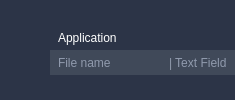
     <widget class="QFrame" name="title_window">
      <property name="styleSheet">
       <string notr="true">QFrame {
background-color: rgb(44, 52, 71);
border: none;
}
QPushButton {
border: none;
background-color: rgb(44, 52, 71);
}
QPushButton:hover {
background-color: rgb(86, 94, 110, 100);
}
QPushButton:pressed{
background: rgb(86, 94, 110, 150);
}

</string>
      </property>
      <layout class="QHBoxLayout" name="title">
       <property name="spacing">
        <number>0</number>
       </property>
       <property name="leftMargin">
        <number>0</number>
       </property>
       <property name="topMargin">
        <number>0</number>
       </property>
       <property name="rightMargin">
        <number>0</number>
       </property>
       <property name="bottomMargin">
        <number>0</number>
       </property>
       <item>
        <widget class="QPushButton" name="side_full_button">
         <property name="minimumSize">
          <size>
           <width>50</width>
           <height>50</height>
          </size>
         </property>
         <property name="maximumSize">
          <size>
           <width>50</width>
           <height>50</height>
          </size>
         </property>
         <property name="styleSheet">
          <string notr="true">border-image: url(:/icons/images/full_side2.png);</string>
         </property>
         <property name="text">
          <string/>
         </property>
        </widget>
       </item>
       <item>
        <widget class="QFrame" name="status_title_bars">
         <property name="sizePolicy">
          <sizepolicy hsizetype="Preferred" vsizetype="Fixed">
           <horstretch>0</horstretch>
           <verstretch>0</verstretch>
          </sizepolicy>
         </property>
         <property name="minimumSize">
          <size>
           <width>0</width>
           <height>50</height>
          </size>
         </property>
         <property name="maximumSize">
          <size>
           <width>16777215</width>
           <height>50</height>
          </size>
         </property>
         <property name="frameShadow">
          <enum>QFrame::Raised</enum>
         </property>
         <layout class="QVBoxLayout" name="verticalLayout">
          <property name="spacing">
           <number>0</number>
          </property>
          <property name="leftMargin">
           <number>0</number>
          </property>
          <property name="topMargin">
           <number>0</number>
          </property>
          <property name="rightMargin">
           <number>0</number>
          </property>
          <property name="bottomMargin">
           <number>0</number>
          </property>
          <item>
           <widget class="QFrame" name="title_bar">
            <property name="sizePolicy">
             <sizepolicy hsizetype="Minimum" vsizetype="Fixed">
              <horstretch>0</horstretch>
              <verstretch>0</verstretch>
             </sizepolicy>
            </property>
            <property name="minimumSize">
             <size>
              <width>0</width>
              <height>25</height>
             </size>
            </property>
            <property name="maximumSize">
             <size>
              <width>16777215</width>
              <height>25</height>
             </size>
            </property>
            <property name="palette">
             <palette>
              <active>
               <colorrole role="WindowText">
                <brush brushstyle="SolidPattern">
                 <color alpha="255">
                  <red>0</red>
                  <green>0</green>
                  <blue>0</blue>
                 </color>
                </brush>
               </colorrole>
               <colorrole role="Button">
                <brush brushstyle="SolidPattern">
                 <color alpha="255">
                  <red>44</red>
                  <green>52</green>
                  <blue>71</blue>
                 </color>
                </brush>
               </colorrole>
               <colorrole role="Light">
                <brush brushstyle="SolidPattern">
                 <color alpha="255">
                  <red>127</red>
                  <green>255</green>
                  <blue>127</blue>
                 </color>
                </brush>
               </colorrole>
               <colorrole role="Midlight">
                <brush brushstyle="SolidPattern">
                 <color alpha="255">
                  <red>63</red>
                  <green>255</green>
                  <blue>63</blue>
                 </color>
                </brush>
               </colorrole>
               <colorrole role="Dark">
                <brush brushstyle="SolidPattern">
                 <color alpha="255">
                  <red>0</red>
                  <green>127</green>
                  <blue>0</blue>
                 </color>
                </brush>
               </colorrole>
               <colorrole role="Mid">
                <brush brushstyle="SolidPattern">
                 <color alpha="255">
                  <red>0</red>
                  <green>170</green>
                  <blue>0</blue>
                 </color>
                </brush>
               </colorrole>
               <colorrole role="Text">
                <brush brushstyle="SolidPattern">
                 <color alpha="255">
                  <red>0</red>
                  <green>0</green>
                  <blue>0</blue>
                 </color>
                </brush>
               </colorrole>
               <colorrole role="BrightText">
                <brush brushstyle="SolidPattern">
                 <color alpha="255">
                  <red>255</red>
                  <green>255</green>
                  <blue>255</blue>
                 </color>
                </brush>
               </colorrole>
               <colorrole role="ButtonText">
                <brush brushstyle="SolidPattern">
                 <color alpha="255">
                  <red>0</red>
                  <green>0</green>
                  <blue>0</blue>
                 </color>
                </brush>
               </colorrole>
               <colorrole role="Base">
                <brush brushstyle="SolidPattern">
                 <color alpha="255">
                  <red>44</red>
                  <green>52</green>
                  <blue>71</blue>
                 </color>
                </brush>
               </colorrole>
               <colorrole role="Window">
                <brush brushstyle="SolidPattern">
                 <color alpha="255">
                  <red>44</red>
                  <green>52</green>
                  <blue>71</blue>
                 </color>
                </brush>
               </colorrole>
               <colorrole role="Shadow">
                <brush brushstyle="SolidPattern">
                 <color alpha="255">
                  <red>0</red>
                  <green>0</green>
                  <blue>0</blue>
                 </color>
                </brush>
               </colorrole>
               <colorrole role="Highlight">
                <brush brushstyle="SolidPattern">
                 <color alpha="125">
                  <red>255</red>
                  <green>192</green>
                  <blue>43</blue>
                 </color>
                </brush>
               </colorrole>
               <colorrole role="AlternateBase">
                <brush brushstyle="SolidPattern">
                 <color alpha="255">
                  <red>127</red>
                  <green>255</green>
                  <blue>127</blue>
                 </color>
                </brush>
               </colorrole>
               <colorrole role="ToolTipBase">
                <brush brushstyle="SolidPattern">
                 <color alpha="255">
                  <red>255</red>
                  <green>255</green>
                  <blue>220</blue>
                 </color>
                </brush>
               </colorrole>
               <colorrole role="ToolTipText">
                <brush brushstyle="SolidPattern">
                 <color alpha="255">
                  <red>0</red>
                  <green>0</green>
                  <blue>0</blue>
                 </color>
                </brush>
               </colorrole>
              </active>
              <inactive>
               <colorrole role="WindowText">
                <brush brushstyle="SolidPattern">
                 <color alpha="255">
                  <red>0</red>
                  <green>0</green>
                  <blue>0</blue>
                 </color>
                </brush>
               </colorrole>
               <colorrole role="Button">
                <brush brushstyle="SolidPattern">
                 <color alpha="255">
                  <red>44</red>
                  <green>52</green>
                  <blue>71</blue>
                 </color>
                </brush>
               </colorrole>
               <colorrole role="Light">
                <brush brushstyle="SolidPattern">
                 <color alpha="255">
                  <red>127</red>
                  <green>255</green>
                  <blue>127</blue>
                 </color>
                </brush>
               </colorrole>
               <colorrole role="Midlight">
                <brush brushstyle="SolidPattern">
                 <color alpha="255">
                  <red>63</red>
                  <green>255</green>
                  <blue>63</blue>
                 </color>
                </brush>
               </colorrole>
               <colorrole role="Dark">
                <brush brushstyle="SolidPattern">
                 <color alpha="255">
                  <red>0</red>
                  <green>127</green>
                  <blue>0</blue>
                 </color>
                </brush>
               </colorrole>
               <colorrole role="Mid">
                <brush brushstyle="SolidPattern">
                 <color alpha="255">
                  <red>0</red>
                  <green>170</green>
                  <blue>0</blue>
                 </color>
                </brush>
               </colorrole>
               <colorrole role="Text">
                <brush brushstyle="SolidPattern">
                 <color alpha="255">
                  <red>0</red>
                  <green>0</green>
                  <blue>0</blue>
                 </color>
                </brush>
               </colorrole>
               <colorrole role="BrightText">
                <brush brushstyle="SolidPattern">
                 <color alpha="255">
                  <red>255</red>
                  <green>255</green>
                  <blue>255</blue>
                 </color>
                </brush>
               </colorrole>
               <colorrole role="ButtonText">
                <brush brushstyle="SolidPattern">
                 <color alpha="255">
                  <red>0</red>
                  <green>0</green>
                  <blue>0</blue>
                 </color>
                </brush>
               </colorrole>
               <colorrole role="Base">
                <brush brushstyle="SolidPattern">
                 <color alpha="255">
                  <red>44</red>
                  <green>52</green>
                  <blue>71</blue>
                 </color>
                </brush>
               </colorrole>
               <colorrole role="Window">
                <brush brushstyle="SolidPattern">
                 <color alpha="255">
                  <red>44</red>
                  <green>52</green>
                  <blue>71</blue>
                 </color>
                </brush>
               </colorrole>
               <colorrole role="Shadow">
                <brush brushstyle="SolidPattern">
                 <color alpha="255">
                  <red>0</red>
                  <green>0</green>
                  <blue>0</blue>
                 </color>
                </brush>
               </colorrole>
               <colorrole role="Highlight">
                <brush brushstyle="SolidPattern">
                 <color alpha="125">
                  <red>255</red>
                  <green>192</green>
                  <blue>43</blue>
                 </color>
                </brush>
               </colorrole>
               <colorrole role="AlternateBase">
                <brush brushstyle="SolidPattern">
                 <color alpha="255">
                  <red>127</red>
                  <green>255</green>
                  <blue>127</blue>
                 </color>
                </brush>
               </colorrole>
               <colorrole role="ToolTipBase">
                <brush brushstyle="SolidPattern">
                 <color alpha="255">
                  <red>255</red>
                  <green>255</green>
                  <blue>220</blue>
                 </color>
                </brush>
               </colorrole>
               <colorrole role="ToolTipText">
                <brush brushstyle="SolidPattern">
                 <color alpha="255">
                  <red>0</red>
                  <green>0</green>
                  <blue>0</blue>
                 </color>
                </brush>
               </colorrole>
              </inactive>
              <disabled>
               <colorrole role="WindowText">
                <brush brushstyle="SolidPattern">
                 <color alpha="255">
                  <red>0</red>
                  <green>127</green>
                  <blue>0</blue>
                 </color>
                </brush>
               </colorrole>
               <colorrole role="Button">
                <brush brushstyle="SolidPattern">
                 <color alpha="255">
                  <red>44</red>
                  <green>52</green>
                  <blue>71</blue>
                 </color>
                </brush>
               </colorrole>
               <colorrole role="Light">
                <brush brushstyle="SolidPattern">
                 <color alpha="255">
                  <red>127</red>
                  <green>255</green>
                  <blue>127</blue>
                 </color>
                </brush>
               </colorrole>
               <colorrole role="Midlight">
                <brush brushstyle="SolidPattern">
                 <color alpha="255">
                  <red>63</red>
                  <green>255</green>
                  <blue>63</blue>
                 </color>
                </brush>
               </colorrole>
               <colorrole role="Dark">
                <brush brushstyle="SolidPattern">
                 <color alpha="255">
                  <red>0</red>
                  <green>127</green>
                  <blue>0</blue>
                 </color>
                </brush>
               </colorrole>
               <colorrole role="Mid">
                <brush brushstyle="SolidPattern">
                 <color alpha="255">
                  <red>0</red>
                  <green>170</green>
                  <blue>0</blue>
                 </color>
                </brush>
               </colorrole>
               <colorrole role="Text">
                <brush brushstyle="SolidPattern">
                 <color alpha="255">
                  <red>0</red>
                  <green>127</green>
                  <blue>0</blue>
                 </color>
                </brush>
               </colorrole>
               <colorrole role="BrightText">
                <brush brushstyle="SolidPattern">
                 <color alpha="255">
                  <red>255</red>
                  <green>255</green>
                  <blue>255</blue>
                 </color>
                </brush>
               </colorrole>
               <colorrole role="ButtonText">
                <brush brushstyle="SolidPattern">
                 <color alpha="255">
                  <red>0</red>
                  <green>127</green>
                  <blue>0</blue>
                 </color>
                </brush>
               </colorrole>
               <colorrole role="Base">
                <brush brushstyle="SolidPattern">
                 <color alpha="255">
                  <red>44</red>
                  <green>52</green>
                  <blue>71</blue>
                 </color>
                </brush>
               </colorrole>
               <colorrole role="Window">
                <brush brushstyle="SolidPattern">
                 <color alpha="255">
                  <red>44</red>
                  <green>52</green>
                  <blue>71</blue>
                 </color>
                </brush>
               </colorrole>
               <colorrole role="Shadow">
                <brush brushstyle="SolidPattern">
                 <color alpha="255">
                  <red>0</red>
                  <green>0</green>
                  <blue>0</blue>
                 </color>
                </brush>
               </colorrole>
               <colorrole role="Highlight">
                <brush brushstyle="SolidPattern">
                 <color alpha="125">
                  <red>255</red>
                  <green>192</green>
                  <blue>43</blue>
                 </color>
                </brush>
               </colorrole>
               <colorrole role="AlternateBase">
                <brush brushstyle="SolidPattern">
                 <color alpha="255">
                  <red>0</red>
                  <green>255</green>
                  <blue>0</blue>
                 </color>
                </brush>
               </colorrole>
               <colorrole role="ToolTipBase">
                <brush brushstyle="SolidPattern">
                 <color alpha="255">
                  <red>255</red>
                  <green>255</green>
                  <blue>220</blue>
                 </color>
                </brush>
               </colorrole>
               <colorrole role="ToolTipText">
                <brush brushstyle="SolidPattern">
                 <color alpha="255">
                  <red>0</red>
                  <green>0</green>
                  <blue>0</blue>
                 </color>
                </brush>
               </colorrole>
              </disabled>
             </palette>
            </property>
            <property name="styleSheet">
             <string notr="true">QFrame {
background-color: rgb(44, 52, 71);
border: none;
}
QLabel {
color: rgb(255, 255, 255);
font: 75 10pt &quot;Century Gothic&quot;;
padding-left: 5px;
}

</string>
            </property>
            <property name="frameShape">
             <enum>QFrame::NoFrame</enum>
            </property>
            <property name="frameShadow">
             <enum>QFrame::Raised</enum>
            </property>
            <layout class="QHBoxLayout" name="horizontalLayout">
             <property name="spacing">
              <number>0</number>
             </property>
             <property name="leftMargin">
              <number>0</number>
             </property>
             <property name="topMargin">
              <number>0</number>
             </property>
             <property name="rightMargin">
              <number>0</number>
             </property>
             <property name="bottomMargin">
              <number>0</number>
             </property>
             <item>
              <widget class="QLabel" name="name_window">
               <property name="text">
                <string>Application</string>
               </property>
              </widget>
             </item>
             <item>
              <spacer name="horizontalSpacer">
               <property name="orientation">
                <enum>Qt::Horizontal</enum>
               </property>
               <property name="sizeHint" stdset="0">
                <size>
                 <width>40</width>
                 <height>20</height>
                </size>
               </property>
              </spacer>
             </item>
             <item>
              <widget class="QFrame" name="tittle_buttons">
               <property name="minimumSize">
                <size>
                 <width>0</width>
                 <height>25</height>
                </size>
               </property>
               <property name="maximumSize">
                <size>
                 <width>16777215</width>
                 <height>50</height>
                </size>
               </property>
               <property name="styleSheet">
                <string notr="true">QPushButton:hover {
background-color: rgb(86, 94, 110, 150);
}
QPushButton:pressed{
background-color: rgb(86, 94, 110, 220);
}
QPushButton#close_button:hover {
background-color: rgb(255, 83, 86, 170)
}
QPushButton {
background-color: rgb(44, 52, 71);
border: none;
}</string>
               </property>
               <property name="frameShape">
                <enum>QFrame::NoFrame</enum>
               </property>
               <property name="frameShadow">
                <enum>QFrame::Raised</enum>
               </property>
               <property name="lineWidth">
                <number>1</number>
               </property>
               <layout class="QHBoxLayout" name="horizontalLayout_2">
                <property name="spacing">
                 <number>0</number>
                </property>
                <property name="leftMargin">
                 <number>0</number>
                </property>
                <property name="topMargin">
                 <number>0</number>
                </property>
                <property name="rightMargin">
                 <number>0</number>
                </property>
                <property name="bottomMargin">
                 <number>0</number>
                </property>
                <item>
                 <widget class="QPushButton" name="hide_button">
                  <property name="minimumSize">
                   <size>
                    <width>25</width>
                    <height>25</height>
                   </size>
                  </property>
                  <property name="maximumSize">
                   <size>
                    <width>25</width>
                    <height>25</height>
                   </size>
                  </property>
                  <property name="palette">
                   <palette>
                    <active>
                     <colorrole role="Button">
                      <brush brushstyle="SolidPattern">
                       <color alpha="255">
                        <red>44</red>
                        <green>52</green>
                        <blue>71</blue>
                       </color>
                      </brush>
                     </colorrole>
                     <colorrole role="Base">
                      <brush brushstyle="SolidPattern">
                       <color alpha="255">
                        <red>44</red>
                        <green>52</green>
                        <blue>71</blue>
                       </color>
                      </brush>
                     </colorrole>
                     <colorrole role="Window">
                      <brush brushstyle="SolidPattern">
                       <color alpha="255">
                        <red>44</red>
                        <green>52</green>
                        <blue>71</blue>
                       </color>
                      </brush>
                     </colorrole>
                     <colorrole role="Highlight">
                      <brush brushstyle="SolidPattern">
                       <color alpha="125">
                        <red>255</red>
                        <green>192</green>
                        <blue>43</blue>
                       </color>
                      </brush>
                     </colorrole>
                    </active>
                    <inactive>
                     <colorrole role="Button">
                      <brush brushstyle="SolidPattern">
                       <color alpha="255">
                        <red>44</red>
                        <green>52</green>
                        <blue>71</blue>
                       </color>
                      </brush>
                     </colorrole>
                     <colorrole role="Base">
                      <brush brushstyle="SolidPattern">
                       <color alpha="255">
                        <red>44</red>
                        <green>52</green>
                        <blue>71</blue>
                       </color>
                      </brush>
                     </colorrole>
                     <colorrole role="Window">
                      <brush brushstyle="SolidPattern">
                       <color alpha="255">
                        <red>44</red>
                        <green>52</green>
                        <blue>71</blue>
                       </color>
                      </brush>
                     </colorrole>
                     <colorrole role="Highlight">
                      <brush brushstyle="SolidPattern">
                       <color alpha="125">
                        <red>255</red>
                        <green>192</green>
                        <blue>43</blue>
                       </color>
                      </brush>
                     </colorrole>
                    </inactive>
                    <disabled>
                     <colorrole role="Button">
                      <brush brushstyle="SolidPattern">
                       <color alpha="255">
                        <red>44</red>
                        <green>52</green>
                        <blue>71</blue>
                       </color>
                      </brush>
                     </colorrole>
                     <colorrole role="Base">
                      <brush brushstyle="SolidPattern">
                       <color alpha="255">
                        <red>44</red>
                        <green>52</green>
                        <blue>71</blue>
                       </color>
                      </brush>
                     </colorrole>
                     <colorrole role="Window">
                      <brush brushstyle="SolidPattern">
                       <color alpha="255">
                        <red>44</red>
                        <green>52</green>
                        <blue>71</blue>
                       </color>
                      </brush>
                     </colorrole>
                     <colorrole role="Highlight">
                      <brush brushstyle="SolidPattern">
                       <color alpha="125">
                        <red>255</red>
                        <green>192</green>
                        <blue>43</blue>
                       </color>
                      </brush>
                     </colorrole>
                    </disabled>
                   </palette>
                  </property>
                  <property name="text">
                   <string/>
                  </property>
                  <property name="icon">
                   <iconset resource="source.qrc">
                    <normaloff>:/icons/images/hide1.png</normaloff>:/icons/images/hide1.png</iconset>
                  </property>
                  <property name="flat">
                   <bool>false</bool>
                  </property>
                 </widget>
                </item>
                <item>
                 <widget class="QPushButton" name="full_button">
                  <property name="minimumSize">
                   <size>
                    <width>25</width>
                    <height>25</height>
                   </size>
                  </property>
                  <property name="maximumSize">
                   <size>
                    <width>25</width>
                    <height>25</height>
                   </size>
                  </property>
                  <property name="text">
                   <string/>
                  </property>
                  <property name="icon">
                   <iconset resource="source.qrc">
                    <normaloff>:/icons/images/full1.png</normaloff>:/icons/images/full1.png</iconset>
                  </property>
                 </widget>
                </item>
                <item>
                 <widget class="QPushButton" name="close_button">
                  <property name="minimumSize">
                   <size>
                    <width>25</width>
                    <height>25</height>
                   </size>
                  </property>
                  <property name="maximumSize">
                   <size>
                    <width>25</width>
                    <height>25</height>
                   </size>
                  </property>
                  <property name="text">
                   <string/>
                  </property>
                  <property name="icon">
                   <iconset resource="source.qrc">
                    <normaloff>:/icons/images/cross.png</normaloff>:/icons/images/cross.png</iconset>
                  </property>
                 </widget>
                </item>
               </layout>
              </widget>
             </item>
            </layout>
           </widget>
          </item>
          <item>
           <widget class="QFrame" name="status_bar">
            <property name="sizePolicy">
             <sizepolicy hsizetype="Preferred" vsizetype="Fixed">
              <horstretch>0</horstretch>
              <verstretch>0</verstretch>
             </sizepolicy>
            </property>
            <property name="minimumSize">
             <size>
              <width>0</width>
              <height>25</height>
             </size>
            </property>
            <property name="maximumSize">
             <size>
              <width>16777215</width>
              <height>25</height>
             </size>
            </property>
            <property name="styleSheet">
             <string notr="true">QFrame{
background-color:rgb(64, 73, 89);
}
QLabel {
color: rgb(144, 154, 173);
font: 75 10pt &quot;Century Gothic&quot;;
padding-left: 5px;
}
QLabel#page_name{
padding-right: 5px;
padding-left: 0px;
}</string>
            </property>
            <property name="frameShape">
             <enum>QFrame::NoFrame</enum>
            </property>
            <property name="frameShadow">
             <enum>QFrame::Raised</enum>
            </property>
            <layout class="QHBoxLayout" name="horizontalLayout_3">
             <property name="spacing">
              <number>0</number>
             </property>
             <property name="leftMargin">
              <number>0</number>
             </property>
             <property name="topMargin">
              <number>0</number>
             </property>
             <property name="rightMargin">
              <number>0</number>
             </property>
             <property name="bottomMargin">
              <number>0</number>
             </property>
             <item>
              <widget class="QLabel" name="status_text">
               <property name="text">
                <string>File name</string>
               </property>
              </widget>
             </item>
             <item>
              <spacer name="horizontalSpacer_2">
               <property name="orientation">
                <enum>Qt::Horizontal</enum>
               </property>
               <property name="sizeHint" stdset="0">
                <size>
                 <width>40</width>
                 <height>20</height>
                </size>
               </property>
              </spacer>
             </item>
             <item>
              <widget class="QLabel" name="page_name">
               <property name="text">
                <string>| Text Field</string>
               </property>
              </widget>
             </item>
            </layout>
           </widget>
          </item>
         </layout>
        </widget>
       </item>
      </layout>
     </widget>
